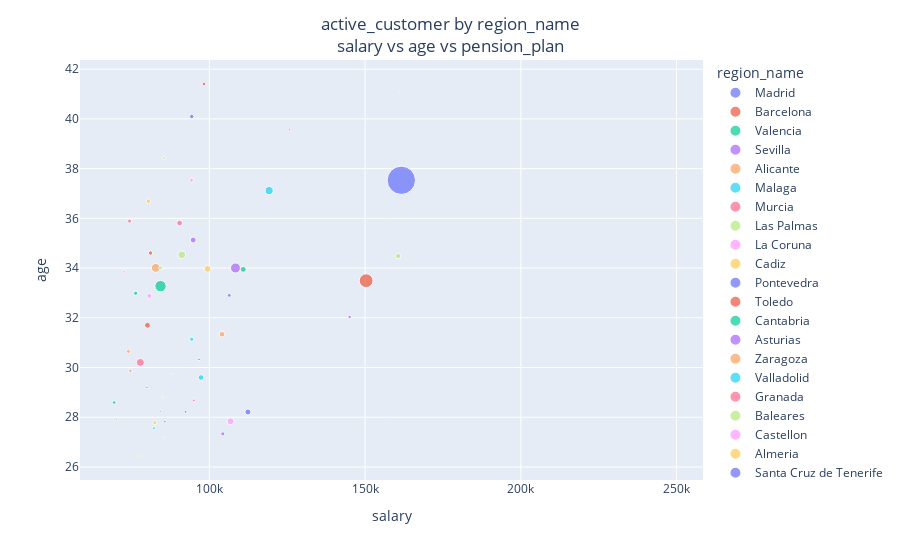

Here is the notebook cell this chart was saved with:
### Code cell
x_y_size = {"salary": "mean", "age": "mean", "pension_plan": "sum"}
four_feature_scatterer(df, "region_name", x_y_size, subset = ["active_customer", 1])

### Figure 1 — Plotly figure (JSON) as saved in the notebook; plotly's stock layout.template omitted (floating-point values rounded to 4 significant figures)
{"data": [{"hovertemplate": "region_name=Madrid<br>salary=%{x}<br>age=%{y}<br>pension_plan=%{marker.size}<extra></extra>", "legendgroup": "Madrid", "marker": {"color": "#636efa", "size": [77681], "sizemode": "area", "sizeref": 194.2, "symbol": "circle"}, "mode": "markers", "name": "Madrid", "orientation": "v", "showlegend": true, "type": "scatter", "x": [161600.0], "xaxis": "x", "y": [37.53], "yaxis": "y"}, {"hovertemplate": "region_name=Barcelona<br>salary=%{x}<br>age=%{y}<br>pension_plan=%{marker.size}<extra></extra>", "legendgroup": "Barcelona", "marker": {"color": "#EF553B", "size": [18420], "sizemode": "area", "sizeref": 194.2, "symbol": "circle"}, "mode": "markers", "name": "Barcelona", "orientation": "v", "showlegend": true, "type": "scatter", "x": [150300.0], "xaxis": "x", "y": [33.49], "yaxis": "y"}, {"hovertemplate": "region_name=Valencia<br>salary=%{x}<br>age=%{y}<br>pension_plan=%{marker.size}<extra></extra>", "legendgroup": "Valencia", "marker": {"color": "#00cc96", "size": [12561], "sizemode": "area", "sizeref": 194.2, "symbol": "circle"}, "mode": "markers", "name": "Valencia", "orientation": "v", "showlegend": true, "type": "scatter", "x": [84320.0], "xaxis": "x", "y": [33.27], "yaxis": "y"}, {"hovertemplate": "region_name=Sevilla<br>salary=%{x}<br>age=%{y}<br>pension_plan=%{marker.size}<extra></extra>", "legendgroup": "Sevilla", "marker": {"color": "#ab63fa", "size": [9797], "sizemode": "area", "sizeref": 194.2, "symbol": "circle"}, "mode": "markers", "name": "Sevilla", "orientation": "v", "showlegend": true, "type": "scatter", "x": [108400.0], "xaxis": "x", "y": [34.0], "yaxis": "y"}, {"hovertemplate": "region_name=Alicante<br>salary=%{x}<br>age=%{y}<br>pension_plan=%{marker.size}<extra></extra>", "legendgroup": "Alicante", "marker": {"color": "#FFA15A", "size": [7627], "sizemode": "area", "sizeref": 194.2, "symbol": "circle"}, "mode": "markers", "name": "Alicante", "orientation": "v", "showlegend": true, "type": "scatter", "x": [82780.0], "xaxis": "x", "y": [34.01], "yaxis": "y"}, {"hovertemplate": "region_name=Malaga<br>salary=%{x}<br>age=%{y}<br>pension_plan=%{marker.size}<extra></extra>", "legendgroup": "Malaga", "marker": {"color": "#19d3f3", "size": [6288], "sizemode": "area", "sizeref": 194.2, "symbol": "circle"}, "mode": "markers", "name": "Malaga", "orientation": "v", "showlegend": true, "type": "scatter", "x": [119200.0], "xaxis": "x", "y": [37.12], "yaxis": "y"}, {"hovertemplate": "region_name=Murcia<br>salary=%{x}<br>age=%{y}<br>pension_plan=%{marker.size}<extra></extra>", "legendgroup": "Murcia", "marker": {"color": "#FF6692", "size": [6143], "sizemode": "area", "sizeref": 194.2, "symbol": "circle"}, "mode": "markers", "name": "Murcia", "orientation": "v", "showlegend": true, "type": "scatter", "x": [77840.0], "xaxis": "x", "y": [30.21], "yaxis": "y"}, {"hovertemplate": "region_name=Las Palmas<br>salary=%{x}<br>age=%{y}<br>pension_plan=%{marker.size}<extra></extra>", "legendgroup": "Las Palmas", "marker": {"color": "#B6E880", "size": [5849], "sizemode": "area", "sizeref": 194.2, "symbol": "circle"}, "mode": "markers", "name": "Las Palmas", "orientation": "v", "showlegend": true, "type": "scatter", "x": [91160.0], "xaxis": "x", "y": [34.53], "yaxis": "y"}, {"hovertemplate": "region_name=La Coruna<br>salary=%{x}<br>age=%{y}<br>pension_plan=%{marker.size}<extra></extra>", "legendgroup": "La Coruna", "marker": {"color": "#FF97FF", "size": [4540], "sizemode": "area", "sizeref": 194.2, "symbol": "circle"}, "mode": "markers", "name": "La Coruna", "orientation": "v", "showlegend": true, "type": "scatter", "x": [106800.0], "xaxis": "x", "y": [27.84], "yaxis": "y"}, {"hovertemplate": "region_name=Cadiz<br>salary=%{x}<br>age=%{y}<br>pension_plan=%{marker.size}<extra></extra>", "legendgroup": "Cadiz", "marker": {"color": "#FECB52", "size": [4512], "sizemode": "area", "sizeref": 194.2, "symbol": "circle"}, "mode": "markers", "name": "Cadiz", "orientation": "v", "showlegend": true, "type": "scatter", "x": [99420.0], "xaxis": "x", "y": [33.97], "yaxis": "y"}, {"hovertemplate": "region_name=Pontevedra<br>salary=%{x}<br>age=%{y}<br>pension_plan=%{marker.size}<extra></extra>", "legendgroup": "Pontevedra", "marker": {"color": "#636efa", "size": [3546], "sizemode": "area", "sizeref": 194.2, "symbol": "circle"}, "mode": "markers", "name": "Pontevedra", "orientation": "v", "showlegend": true, "type": "scatter", "x": [112400.0], "xaxis": "x", "y": [28.21], "yaxis": "y"}, {"hovertemplate": "region_name=Toledo<br>salary=%{x}<br>age=%{y}<br>pension_plan=%{marker.size}<extra></extra>", "legendgroup": "Toledo", "marker": {"color": "#EF553B", "size": [3399], "sizemode": "area", "sizeref": 194.2, "symbol": "circle"}, "mode": "markers", "name": "Toledo", "orientation": "v", "showlegend": true, "type": "scatter", "x": [80130.0], "xaxis": "x", "y": [31.7], "yaxis": "y"}, {"hovertemplate": "region_name=Cantabria<br>salary=%{x}<br>age=%{y}<br>pension_plan=%{marker.size}<extra></extra>", "legendgroup": "Cantabria", "marker": {"color": "#00cc96", "size": [3396], "sizemode": "area", "sizeref": 194.2, "symbol": "circle"}, "mode": "markers", "name": "Cantabria", "orientation": "v", "showlegend": true, "type": "scatter", "x": [110900.0], "xaxis": "x", "y": [33.95], "yaxis": "y"}, {"hovertemplate": "region_name=Asturias<br>salary=%{x}<br>age=%{y}<br>pension_plan=%{marker.size}<extra></extra>", "legendgroup": "Asturias", "marker": {"color": "#ab63fa", "size": [3345], "sizemode": "area", "sizeref": 194.2, "symbol": "circle"}, "mode": "markers", "name": "Asturias", "orientation": "v", "showlegend": true, "type": "scatter", "x": [94800.0], "xaxis": "x", "y": [35.13], "yaxis": "y"}, {"hovertemplate": "region_name=Zaragoza<br>salary=%{x}<br>age=%{y}<br>pension_plan=%{marker.size}<extra></extra>", "legendgroup": "Zaragoza", "marker": {"color": "#FFA15A", "size": [3191], "sizemode": "area", "sizeref": 194.2, "symbol": "circle"}, "mode": "markers", "name": "Zaragoza", "orientation": "v", "showlegend": true, "type": "scatter", "x": [104100.0], "xaxis": "x", "y": [31.34], "yaxis": "y"}, {"hovertemplate": "region_name=Valladolid<br>salary=%{x}<br>age=%{y}<br>pension_plan=%{marker.size}<extra></extra>", "legendgroup": "Valladolid", "marker": {"color": "#19d3f3", "size": [3174], "sizemode": "area", "sizeref": 194.2, "symbol": "circle"}, "mode": "markers", "name": "Valladolid", "orientation": "v", "showlegend": true, "type": "scatter", "x": [97330.0], "xaxis": "x", "y": [29.6], "yaxis": "y"}, {"hovertemplate": "region_name=Granada<br>salary=%{x}<br>age=%{y}<br>pension_plan=%{marker.size}<extra></extra>", "legendgroup": "Granada", "marker": {"color": "#FF6692", "size": [3121], "sizemode": "area", "sizeref": 194.2, "symbol": "circle"}, "mode": "markers", "name": "Granada", "orientation": "v", "showlegend": true, "type": "scatter", "x": [90440.0], "xaxis": "x", "y": [35.81], "yaxis": "y"}, {"hovertemplate": "region_name=Baleares<br>salary=%{x}<br>age=%{y}<br>pension_plan=%{marker.size}<extra></extra>", "legendgroup": "Baleares", "marker": {"color": "#B6E880", "size": [2905], "sizemode": "area", "sizeref": 194.2, "symbol": "circle"}, "mode": "markers", "name": "Baleares", "orientation": "v", "showlegend": true, "type": "scatter", "x": [160600.0], "xaxis": "x", "y": [34.48], "yaxis": "y"}, {"hovertemplate": "region_name=Castellon<br>salary=%{x}<br>age=%{y}<br>pension_plan=%{marker.size}<extra></extra>", "legendgroup": "Castellon", "marker": {"color": "#FF97FF", "size": [2435], "sizemode": "area", "sizeref": 194.2, "symbol": "circle"}, "mode": "markers", "name": "Castellon", "orientation": "v", "showlegend": true, "type": "scatter", "x": [80710.0], "xaxis": "x", "y": [32.88], "yaxis": "y"}, {"hovertemplate": "region_name=Almeria<br>salary=%{x}<br>age=%{y}<br>pension_plan=%{marker.size}<extra></extra>", "legendgroup": "Almeria", "marker": {"color": "#FECB52", "size": [1953], "sizemode": "area", "sizeref": 194.2, "symbol": "circle"}, "mode": "markers", "name": "Almeria", "orientation": "v", "showlegend": true, "type": "scatter", "x": [80440.0], "xaxis": "x", "y": [36.69], "yaxis": "y"}, {"hovertemplate": "region_name=Santa Cruz de Tenerife<br>salary=%{x}<br>age=%{y}<br>pension_plan=%{marker.size}<extra></extra>", "legendgroup": "Santa Cruz de Tenerife", "marker": {"color": "#636efa", "size": [1921], "sizemode": "area", "sizeref": 194.2, "symbol": "circle"}, "mode": "markers", "name": "Santa Cruz de Tenerife", "orientation": "v", "showlegend": true, "type": "scatter", "x": [94340.0], "xaxis": "x", "y": [40.09], "yaxis": "y"}, {"hovertemplate": "region_name=Cordoba<br>salary=%{x}<br>age=%{y}<br>pension_plan=%{marker.size}<extra></extra>", "legendgroup": "Cordoba", "marker": {"color": "#EF553B", "size": [1884], "sizemode": "area", "sizeref": 194.2, "symbol": "circle"}, "mode": "markers", "name": "Cordoba", "orientation": "v", "showlegend": true, "type": "scatter", "x": [81080.0], "xaxis": "x", "y": [34.6], "yaxis": "y"}, {"hovertemplate": "region_name=Huelva<br>salary=%{x}<br>age=%{y}<br>pension_plan=%{marker.size}<extra></extra>", "legendgroup": "Huelva", "marker": {"color": "#00cc96", "size": [1721], "sizemode": "area", "sizeref": 194.2, "symbol": "circle"}, "mode": "markers", "name": "Huelva", "orientation": "v", "showlegend": true, "type": "scatter", "x": [76330.0], "xaxis": "x", "y": [32.99], "yaxis": "y"}, {"hovertemplate": "region_name=Salamanca<br>salary=%{x}<br>age=%{y}<br>pension_plan=%{marker.size}<extra></extra>", "legendgroup": "Salamanca", "marker": {"color": "#ab63fa", "size": [1677], "sizemode": "area", "sizeref": 194.2, "symbol": "circle"}, "mode": "markers", "name": "Salamanca", "orientation": "v", "showlegend": true, "type": "scatter", "x": [104300.0], "xaxis": "x", "y": [27.33], "yaxis": "y"}, {"hovertemplate": "region_name=Badajoz<br>salary=%{x}<br>age=%{y}<br>pension_plan=%{marker.size}<extra></extra>", "legendgroup": "Badajoz", "marker": {"color": "#FFA15A", "size": [1668], "sizemode": "area", "sizeref": 194.2, "symbol": "circle"}, "mode": "markers", "name": "Badajoz", "orientation": "v", "showlegend": true, "type": "scatter", "x": [73990.0], "xaxis": "x", "y": [30.65], "yaxis": "y"}, {"hovertemplate": "region_name=Burgos<br>salary=%{x}<br>age=%{y}<br>pension_plan=%{marker.size}<extra></extra>", "legendgroup": "Burgos", "marker": {"color": "#19d3f3", "size": [1659], "sizemode": "area", "sizeref": 194.2, "symbol": "circle"}, "mode": "markers", "name": "Burgos", "orientation": "v", "showlegend": true, "type": "scatter", "x": [94330.0], "xaxis": "x", "y": [31.14], "yaxis": "y"}, {"hovertemplate": "region_name=Jaen<br>salary=%{x}<br>age=%{y}<br>pension_plan=%{marker.size}<extra></extra>", "legendgroup": "Jaen", "marker": {"color": "#FF6692", "size": [1593], "sizemode": "area", "sizeref": 194.2, "symbol": "circle"}, "mode": "markers", "name": "Jaen", "orientation": "v", "showlegend": true, "type": "scatter", "x": [74370.0], "xaxis": "x", "y": [35.89], "yaxis": "y"}, {"hovertemplate": "region_name=Leon<br>salary=%{x}<br>age=%{y}<br>pension_plan=%{marker.size}<extra></extra>", "legendgroup": "Leon", "marker": {"color": "#B6E880", "size": [1578], "sizemode": "area", "sizeref": 194.2, "symbol": "circle"}, "mode": "markers", "name": "Leon", "orientation": "v", "showlegend": true, "type": "scatter", "x": [84340.0], "xaxis": "x", "y": [34.01], "yaxis": "y"}, {"hovertemplate": "region_name=Guadalajara<br>salary=%{x}<br>age=%{y}<br>pension_plan=%{marker.size}<extra></extra>", "legendgroup": "Guadalajara", "marker": {"color": "#FF97FF", "size": [1488], "sizemode": "area", "sizeref": 194.2, "symbol": "circle"}, "mode": "markers", "name": "Guadalajara", "orientation": "v", "showlegend": true, "type": "scatter", "x": [94290.0], "xaxis": "x", "y": [37.53], "yaxis": "y"}, {"hovertemplate": "region_name=Albacete<br>salary=%{x}<br>age=%{y}<br>pension_plan=%{marker.size}<extra></extra>", "legendgroup": "Albacete", "marker": {"color": "#FECB52", "size": [1486], "sizemode": "area", "sizeref": 194.2, "symbol": "circle"}, "mode": "markers", "name": "Albacete", "orientation": "v", "showlegend": true, "type": "scatter", "x": [82480.0], "xaxis": "x", "y": [27.78], "yaxis": "y"}, {"hovertemplate": "region_name=Tarragona<br>salary=%{x}<br>age=%{y}<br>pension_plan=%{marker.size}<extra></extra>", "legendgroup": "Tarragona", "marker": {"color": "#636efa", "size": [1416], "sizemode": "area", "sizeref": 194.2, "symbol": "circle"}, "mode": "markers", "name": "Tarragona", "orientation": "v", "showlegend": true, "type": "scatter", "x": [106400.0], "xaxis": "x", "y": [32.9], "yaxis": "y"}, {"hovertemplate": "region_name=Vizcaya<br>salary=%{x}<br>age=%{y}<br>pension_plan=%{marker.size}<extra></extra>", "legendgroup": "Vizcaya", "marker": {"color": "#EF553B", "size": [1367], "sizemode": "area", "sizeref": 194.2, "symbol": "circle"}, "mode": "markers", "name": "Vizcaya", "orientation": "v", "showlegend": true, "type": "scatter", "x": [98270.0], "xaxis": "x", "y": [41.4], "yaxis": "y"}, {"hovertemplate": "region_name=Ciudad Real<br>salary=%{x}<br>age=%{y}<br>pension_plan=%{marker.size}<extra></extra>", "legendgroup": "Ciudad Real", "marker": {"color": "#00cc96", "size": [1298], "sizemode": "area", "sizeref": 194.2, "symbol": "circle"}, "mode": "markers", "name": "Ciudad Real", "orientation": "v", "showlegend": true, "type": "scatter", "x": [69430.0], "xaxis": "x", "y": [28.59], "yaxis": "y"}, {"hovertemplate": "region_name=Gerona<br>salary=%{x}<br>age=%{y}<br>pension_plan=%{marker.size}<extra></extra>", "legendgroup": "Gerona", "marker": {"color": "#ab63fa", "size": [1227], "sizemode": "area", "sizeref": 194.2, "symbol": "circle"}, "mode": "markers", "name": "Gerona", "orientation": "v", "showlegend": true, "type": "scatter", "x": [145000.0], "xaxis": "x", "y": [32.03], "yaxis": "y"}, {"hovertemplate": "region_name=Caceres<br>salary=%{x}<br>age=%{y}<br>pension_plan=%{marker.size}<extra></extra>", "legendgroup": "Caceres", "marker": {"color": "#FFA15A", "size": [1121], "sizemode": "area", "sizeref": 194.2, "symbol": "circle"}, "mode": "markers", "name": "Caceres", "orientation": "v", "showlegend": true, "type": "scatter", "x": [74650.0], "xaxis": "x", "y": [29.87], "yaxis": "y"}, {"hovertemplate": "region_name=Orense<br>salary=%{x}<br>age=%{y}<br>pension_plan=%{marker.size}<extra></extra>", "legendgroup": "Orense", "marker": {"color": "#19d3f3", "size": [919], "sizemode": "area", "sizeref": 194.2, "symbol": "circle"}, "mode": "markers", "name": "Orense", "orientation": "v", "showlegend": true, "type": "scatter", "x": [82170.0], "xaxis": "x", "y": [27.56], "yaxis": "y"}, {"hovertemplate": "region_name=La Rioja<br>salary=%{x}<br>age=%{y}<br>pension_plan=%{marker.size}<extra></extra>", "legendgroup": "La Rioja", "marker": {"color": "#FF6692", "size": [863], "sizemode": "area", "sizeref": 194.2, "symbol": "circle"}, "mode": "markers", "name": "La Rioja", "orientation": "v", "showlegend": true, "type": "scatter", "x": [95010.0], "xaxis": "x", "y": [28.68], "yaxis": "y"}, {"hovertemplate": "region_name=Guipuzcoa<br>salary=%{x}<br>age=%{y}<br>pension_plan=%{marker.size}<extra></extra>", "legendgroup": "Guipuzcoa", "marker": {"color": "#B6E880", "size": [824], "sizemode": "area", "sizeref": 194.2, "symbol": "circle"}, "mode": "markers", "name": "Guipuzcoa", "orientation": "v", "showlegend": true, "type": "scatter", "x": [85540.0], "xaxis": "x", "y": [38.42], "yaxis": "y"}, {"hovertemplate": "region_name=Navarra<br>salary=%{x}<br>age=%{y}<br>pension_plan=%{marker.size}<extra></extra>", "legendgroup": "Navarra", "marker": {"color": "#FF97FF", "size": [785], "sizemode": "area", "sizeref": 194.2, "symbol": "circle"}, "mode": "markers", "name": "Navarra", "orientation": "v", "showlegend": true, "type": "scatter", "x": [72720.0], "xaxis": "x", "y": [33.85], "yaxis": "y"}, {"hovertemplate": "region_name=Lugo<br>salary=%{x}<br>age=%{y}<br>pension_plan=%{marker.size}<extra></extra>", "legendgroup": "Lugo", "marker": {"color": "#FECB52", "size": [729], "sizemode": "area", "sizeref": 194.2, "symbol": "circle"}, "mode": "markers", "name": "Lugo", "orientation": "v", "showlegend": true, "type": "scatter", "x": [77460.0], "xaxis": "x", "y": [26.44], "yaxis": "y"}, {"hovertemplate": "region_name=Palencia<br>salary=%{x}<br>age=%{y}<br>pension_plan=%{marker.size}<extra></extra>", "legendgroup": "Palencia", "marker": {"color": "#636efa", "size": [726], "sizemode": "area", "sizeref": 194.2, "symbol": "circle"}, "mode": "markers", "name": "Palencia", "orientation": "v", "showlegend": true, "type": "scatter", "x": [92380.0], "xaxis": "x", "y": [28.22], "yaxis": "y"}, {"hovertemplate": "region_name=Segovia<br>salary=%{x}<br>age=%{y}<br>pension_plan=%{marker.size}<extra></extra>", "legendgroup": "Segovia", "marker": {"color": "#EF553B", "size": [650], "sizemode": "area", "sizeref": 194.2, "symbol": "circle"}, "mode": "markers", "name": "Segovia", "orientation": "v", "showlegend": true, "type": "scatter", "x": [96680.0], "xaxis": "x", "y": [30.33], "yaxis": "y"}, {"hovertemplate": "region_name=Lerida<br>salary=%{x}<br>age=%{y}<br>pension_plan=%{marker.size}<extra></extra>", "legendgroup": "Lerida", "marker": {"color": "#00cc96", "size": [644], "sizemode": "area", "sizeref": 194.2, "symbol": "circle"}, "mode": "markers", "name": "Lerida", "orientation": "v", "showlegend": true, "type": "scatter", "x": [85710.0], "xaxis": "x", "y": [27.82], "yaxis": "y"}, {"hovertemplate": "region_name=Avila<br>salary=%{x}<br>age=%{y}<br>pension_plan=%{marker.size}<extra></extra>", "legendgroup": "Avila", "marker": {"color": "#ab63fa", "size": [572], "sizemode": "area", "sizeref": 194.2, "symbol": "circle"}, "mode": "markers", "name": "Avila", "orientation": "v", "showlegend": true, "type": "scatter", "x": [79940.0], "xaxis": "x", "y": [29.2], "yaxis": "y"}, {"hovertemplate": "region_name=Cuenca<br>salary=%{x}<br>age=%{y}<br>pension_plan=%{marker.size}<extra></extra>", "legendgroup": "Cuenca", "marker": {"color": "#FFA15A", "size": [555], "sizemode": "area", "sizeref": 194.2, "symbol": "circle"}, "mode": "markers", "name": "Cuenca", "orientation": "v", "showlegend": true, "type": "scatter", "x": [70180.0], "xaxis": "x", "y": [27.92], "yaxis": "y"}, {"hovertemplate": "region_name=Zamora<br>salary=%{x}<br>age=%{y}<br>pension_plan=%{marker.size}<extra></extra>", "legendgroup": "Zamora", "marker": {"color": "#19d3f3", "size": [534], "sizemode": "area", "sizeref": 194.2, "symbol": "circle"}, "mode": "markers", "name": "Zamora", "orientation": "v", "showlegend": true, "type": "scatter", "x": [84230.0], "xaxis": "x", "y": [28.24], "yaxis": "y"}, {"hovertemplate": "region_name=Alava<br>salary=%{x}<br>age=%{y}<br>pension_plan=%{marker.size}<extra></extra>", "legendgroup": "Alava", "marker": {"color": "#FF6692", "size": [499], "sizemode": "area", "sizeref": 194.2, "symbol": "circle"}, "mode": "markers", "name": "Alava", "orientation": "v", "showlegend": true, "type": "scatter", "x": [125700.0], "xaxis": "x", "y": [39.56], "yaxis": "y"}, {"hovertemplate": "region_name=Huesca<br>salary=%{x}<br>age=%{y}<br>pension_plan=%{marker.size}<extra></extra>", "legendgroup": "Huesca", "marker": {"color": "#B6E880", "size": [493], "sizemode": "area", "sizeref": 194.2, "symbol": "circle"}, "mode": "markers", "name": "Huesca", "orientation": "v", "showlegend": true, "type": "scatter", "x": [85030.0], "xaxis": "x", "y": [28.81], "yaxis": "y"}, {"hovertemplate": "region_name=Soria<br>salary=%{x}<br>age=%{y}<br>pension_plan=%{marker.size}<extra></extra>", "legendgroup": "Soria", "marker": {"color": "#FF97FF", "size": [199], "sizemode": "area", "sizeref": 194.2, "symbol": "circle"}, "mode": "markers", "name": "Soria", "orientation": "v", "showlegend": true, "type": "scatter", "x": [87940.0], "xaxis": "x", "y": [29.74], "yaxis": "y"}, {"hovertemplate": "region_name=Teruel<br>salary=%{x}<br>age=%{y}<br>pension_plan=%{marker.size}<extra></extra>", "legendgroup": "Teruel", "marker": {"color": "#FECB52", "size": [198], "sizemode": "area", "sizeref": 194.2, "symbol": "circle"}, "mode": "markers", "name": "Teruel", "orientation": "v", "showlegend": true, "type": "scatter", "x": [85320.0], "xaxis": "x", "y": [27.18], "yaxis": "y"}, {"hovertemplate": "region_name=Ceuta<br>salary=%{x}<br>age=%{y}<br>pension_plan=%{marker.size}<extra></extra>", "legendgroup": "Ceuta", "marker": {"color": "#636efa", "size": [171], "sizemode": "area", "sizeref": 194.2, "symbol": "circle"}, "mode": "markers", "name": "Ceuta", "orientation": "v", "showlegend": true, "type": "scatter", "x": [247500.0], "xaxis": "x", "y": [39.43], "yaxis": "y"}, {"hovertemplate": "region_name=Melilla<br>salary=%{x}<br>age=%{y}<br>pension_plan=%{marker.size}<extra></extra>", "legendgroup": "Melilla", "marker": {"color": "#EF553B", "size": [84], "sizemode": "area", "sizeref": 194.2, "symbol": "circle"}, "mode": "markers", "name": "Melilla", "orientation": "v", "showlegend": true, "type": "scatter", "x": [186200.0], "xaxis": "x", "y": [37.49], "yaxis": "y"}, {"hovertemplate": "region_name=Not_available<br>salary=%{x}<br>age=%{y}<br>pension_plan=%{marker.size}<extra></extra>", "legendgroup": "Not_available", "marker": {"color": "#00cc96", "size": [29], "sizemode": "area", "sizeref": 194.2, "symbol": "circle"}, "mode": "markers", "name": "Not_available", "orientation": "v", "showlegend": true, "type": "scatter", "x": [161000.0], "xaxis": "x", "y": [41.09], "yaxis": "y"}], "layout": {"barmode": "overlay", "legend": {"itemsizing": "constant", "title": {"text": "region_name"}, "tracegroupgap": 0}, "margin": {"t": 60}, "title": {"text": "active_customer by region_name<br>salary vs age vs pension_plan  ", "x": 0.5, "xanchor": "center"}, "xaxis": {"anchor": "y", "domain": [0, 1], "title": {"text": "salary"}}, "yaxis": {"anchor": "x", "domain": [0, 1], "title": {"text": "age"}}}}
